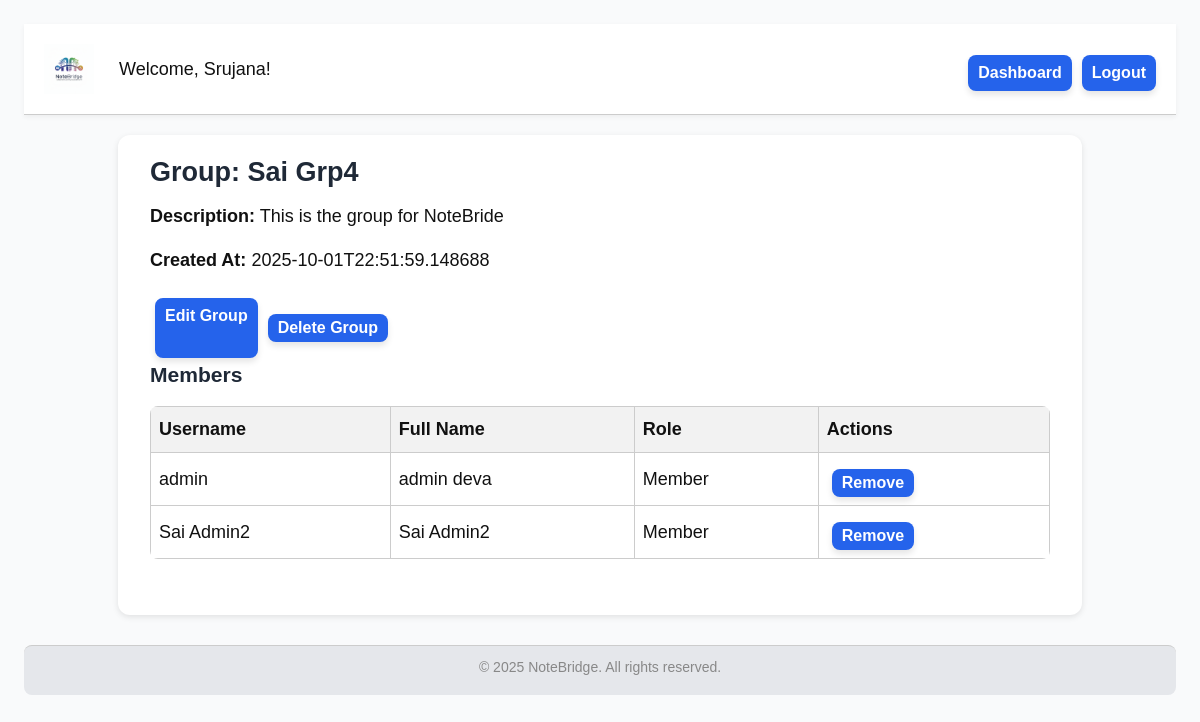
The app's page /3 (signed in) with its own data.
### tables this page shows
CREATE TABLE users (
        id INTEGER PRIMARY KEY AUTOINCREMENT,
        username TEXT UNIQUE NOT NULL,
        password_hash TEXT NOT NULL,
        full_name TEXT,
        created_at TEXT NOT NULL
    );

CREATE TABLE groups (
        id INTEGER PRIMARY KEY AUTOINCREMENT,
        name TEXT NOT NULL,
        description TEXT,
        created_at TEXT NOT NULL
    );

CREATE TABLE group_members (
        id INTEGER PRIMARY KEY AUTOINCREMENT,
        group_id INTEGER NOT NULL,
        user_id INTEGER NOT NULL,
        role TEXT DEFAULT 'member',
        joined_at TEXT NOT NULL,
        FOREIGN KEY(group_id) REFERENCES groups(id) ON DELETE CASCADE,
        FOREIGN KEY(user_id) REFERENCES users(id) ON DELETE CASCADE
    );

### groups.py (the view)
@group_bp.route('/<int:group_id>')
@login_required
def view_group(group_id):
    group = get_group(group_id)
    members = get_members(group_id)
    user = current_user()
    return render_template('group_view.html', group=group, members=members, user=user)

### auth.py (called while the page is built)
def current_user():
    uid = session.get('user_id')
    if not uid:
        return None
    db = get_db()
    return db.execute('SELECT id, username, full_name FROM users WHERE id=?', (uid,)).fetchone()

def login_required(f):
    @wraps(f)
    def wrapped(*args, **kwargs):
        if not current_user():
            return redirect(url_for('auth.login'))
        return f(*args, **kwargs)
    return wrapped

### database.py (called while the page is built)
def get_db():
    db = getattr(g, '_database', None)
    if db is None:
        db = g._database = sqlite3.connect(DATABASE)
        db.row_factory = sqlite3.Row
    return db

def close_connection(exception=None):
    db = getattr(g, '_database', None)
    if db is not None:
        db.close()

### groups.py (called while the page is built)
def get_group(group_id):
    db = get_db()
    group = db.execute('SELECT * FROM groups WHERE id=?', (group_id,)).fetchone()
    if not group:
        abort(404, "Group not found")
    return group

def get_members(group_id):
    db = get_db()
    members = db.execute(
        'SELECT u.id as user_id, u.username, u.full_name, gm.role '
        'FROM users u JOIN group_members gm ON u.id = gm.user_id '
        'WHERE gm.group_id=?',
        (group_id,)
    ).fetchall()
    return members

### templates/group_view.html (shortened to what this page needs)
<!DOCTYPE html>
<html lang="en">
<head>
    <link rel="stylesheet" href="{{ url_for('static', filename='style.css') }}">
</head>
<body class="font-medium">
    <header>
        <div style="display:flex; align-items:center;">
            <img src="{{ url_for('static', filename='logo.jpg') }}" alt="NoteBridge Logo" class="logo">
            <div class="welcome">Welcome, {{ user['full_name'] or user['username'] }}!</div>
        </div>
        <nav>
            <a href="{{ url_for('dashboard.dashboard') }}" class="btn">Dashboard</a>
            <a href="{{ url_for('auth.logout') }}" class="btn">Logout</a>
        </nav>
    </header>
    <main>
        <section>
            <h2>Group: {{ group['name'] }}</h2>
            <p><strong>Description:</strong> {{ group['description'] or 'No description' }}</p>
            <p><strong>Created At:</strong> {{ group['created_at'] }}</p>
            <div class="actions">
                <a href="{{ url_for('group.edit_group', group_id=group['id']) }}" class="btn">Edit Group</a>
                <form method="POST" action="{{ url_for('group.delete_group', group_id=group['id']) }}"
                    style="display:inline" onsubmit="return confirm('Are you sure you want to delete this group?');">
                    <button type="submit" class="btn">Delete Group</button>
                </form>
            </div>
            <h3>Members</h3>
            <table>
                <thead>
                    <tr>
                        <th>Username</th>
                        <th>Full Name</th>
                        <th>Role</th>
                        <th>Actions</th>
                    </tr>
                </thead>
                <tbody>
                    {% for m in members %}
                    <tr>
                        <td>{{ m['username'] }}</td>
                        <td>{{ m['full_name'] }}</td>
                        <td>{{ 'Owner' if m['user_id'] == user['id'] else 'Member' }}</td>
                        <td>
                            {% if m['user_id'] != user['id'] %}
                            <form method="POST"
                                action="{{ url_for('group.remove_member', group_id=group['id'], user_id=m['user_id']) }}"
                                style="display:inline" onsubmit="return confirm('Remove this member?');">
                                <button type="submit" class="btn">Remove</button>
                            </form>
                            {% else %}
                            —
                            {% endif %}
                        </td>
                    </tr>
                    {% endfor %}
                </tbody>
            </table>
        </section>
    </main>
    <footer>
        &copy; 2025 NoteBridge. All rights reserved.
    </footer>
</body>
</html>

### static/style.css (style rules this page uses)
html { font-size: 16px; }
body { font-family: Arial, Helvetica, sans-serif; background-color: #f9fafb; color: #111; line-height: 1.6; padding: 1rem; }
h1, h2, h3 { margin-bottom: 0.5rem; color: #1f2937; }
a { color: #2563eb; text-decoration: none; }
.btn { display: inline-block; background-color: #2563eb; color: white; padding: 0.5rem 1rem; margin-top: 0.5rem; border: none; border-radius: 0.5rem; text-align: center; cursor: pointer; font-size: 1rem; transition: background 0.2s; }
form { margin: 1rem 0; display: flex; flex-direction: column; gap: 0.75rem; max-width: 500px; }
header { margin-bottom: 1rem; display: flex; justify-content: space-between; align-items: center; }
main { max-width: 900px; margin: auto; background: #fff; padding: 1rem 2rem; border-radius: 0.75rem; box-shadow: 0 2px 6px rgba(0,0,0,0.1); }
section { margin-bottom: 2rem; }
footer { margin-top: 2rem; text-align: center; padding: 1rem; background: #e5e7eb; border-radius: 0.5rem; }
h1, h2, h3 { margin: 0 0 10px 0; font-weight: 700; }
p { margin: 5px 0 15px 0; }
a { text-decoration: none; color: #007BFF; transition: color 0.3s; }
.font-medium { font-size: 18px; }
.btn { display: inline-block; background-color: #007BFF; color: #fff; padding: 8px 18px; border: none; border-radius: 25px; cursor: pointer; font-size: 14px; font-weight: bold; box-shadow: 0 4px 6px rgba(0,0,0,0.1); transition: all 0.3s; }
header { display: flex; justify-content: space-between; align-items: center; padding: 20px; background-color: #fff; border-bottom: 1px solid #ccc; box-shadow: 0 2px 5px rgba(0,0,0,0.05); flex-wrap: wrap; }
header .logo { display: flex; align-items: center; gap: 15px; }
header .welcome { font-size: 1.2rem; font-weight: 500; }
main { padding: 30px 20px; max-width: 1000px; margin: auto; }
main section { margin-bottom: 40px; }
form { display: flex; flex-direction: column; gap: 12px; max-width: 500px; margin: auto; }
table { width: 100%; border-collapse: collapse; margin-top: 15px; border-radius: 8px; overflow: hidden; }
table th, table td { border: 1px solid #ccc; padding: 10px; text-align: left; }
table th { background-color: #f0f0f0; }
footer { text-align: center; font-size: 14px; color: #888; margin-top: 40px; border-top: 1px solid #ccc; padding: 15px 0; background: #fafafa; }

### templates/group_view.html (style rules this page uses)
.font-medium { font-size: 18px; }
.btn { padding: 5px 10px; cursor: pointer; margin-left: 5px; }
header, section, footer { margin-bottom: 20px; }
header { display: flex; align-items: center; justify-content: space-between; }
header img.logo { height: 50px; margin-right: 15px; }
header .welcome { font-size: 18px; margin-left: 10px; }
footer { text-align: center; font-size: 14px; color: #888; margin-top: 30px; border-top: 1px solid #ccc; padding-top: 10px; }
table { width: 100%; border-collapse: collapse; margin-top: 15px; }
table th, table td { border: 1px solid #ccc; padding: 8px; text-align: left; }
table th { background-color: #f2f2f2; }
.actions { display: flex; gap: 5px; }

### records on screen
users: full_name "Srujana"
groups: name "Sai Grp4", description "This is the group for NoteBride", created_at "2025-10-01T22:51:59.148688"
group_members: username "admin", full_name "admin deva", user_id "Member"
group_members: username "Sai Admin2", full_name "Sai Admin2", user_id "Member"
